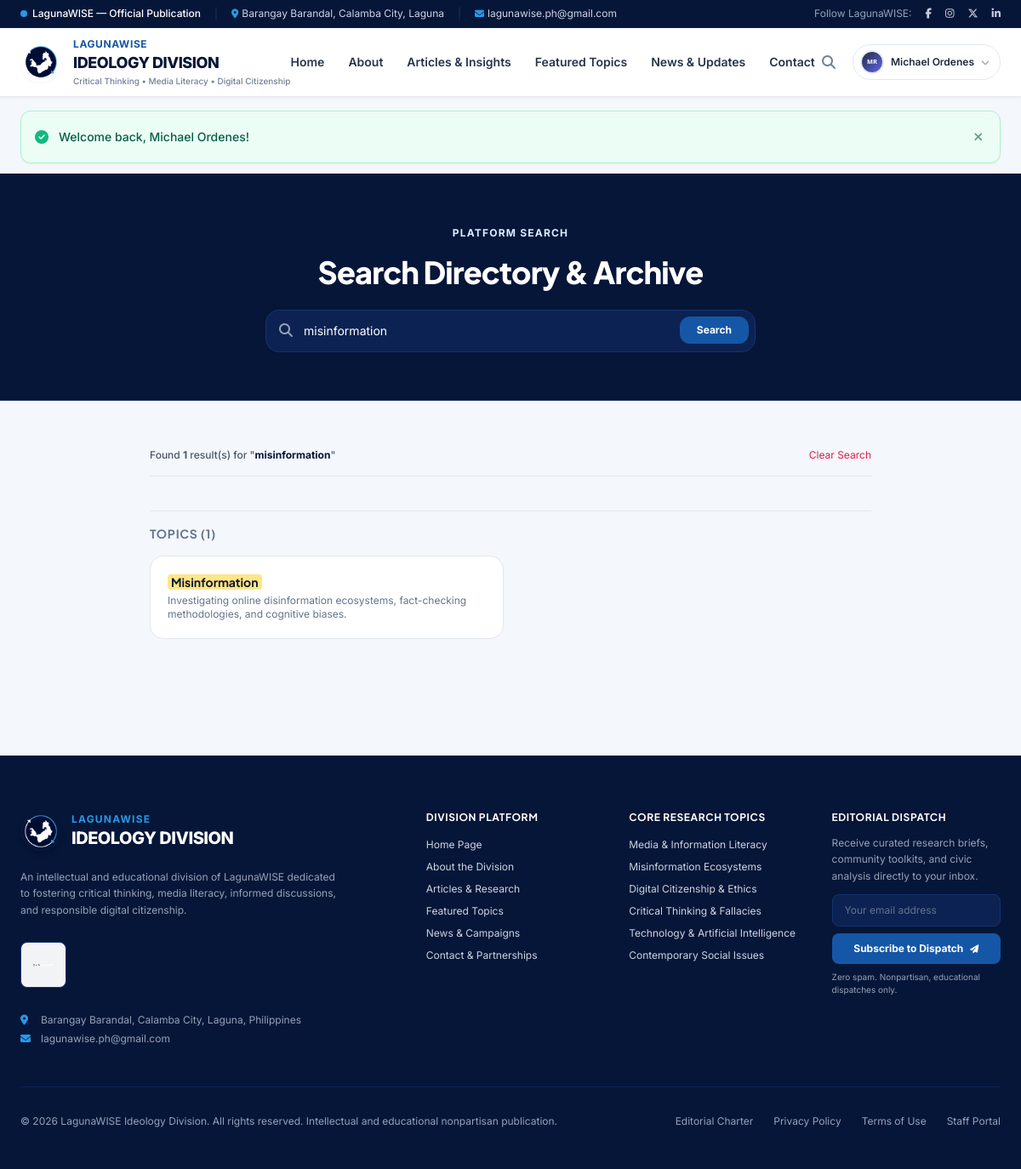
The app's page /pages/search.php?q=misinformation (signed in) with its own data.
### tables this page shows
CREATE TABLE `users` (
    `id` INT UNSIGNED AUTO_INCREMENT PRIMARY KEY,
    `name` VARCHAR(100) NOT NULL,
    `username` VARCHAR(50) NOT NULL UNIQUE,
    `email` VARCHAR(150) NOT NULL UNIQUE,
    `password_hash` VARCHAR(255) NOT NULL,
    `bio` TEXT NULL,
    `avatar` VARCHAR(255) NULL DEFAULT 'assets/images/default-avatar.svg',
    `status` ENUM('active', 'inactive', 'suspended') NOT NULL DEFAULT 'active',
    `must_change_password` TINYINT(1) NOT NULL DEFAULT 0,
    `last_login_at` DATETIME NULL,
    `created_at` TIMESTAMP DEFAULT CURRENT_TIMESTAMP,
    `updated_at` TIMESTAMP DEFAULT CURRENT_TIMESTAMP ON UPDATE CURRENT_TIMESTAMP,
    INDEX `idx_users_email` (`email`),
    INDEX `idx_users_username` (`username`),
    INDEX `idx_users_status` (`status`)
);

CREATE TABLE `categories` (
    `id` INT UNSIGNED AUTO_INCREMENT PRIMARY KEY,
    `name` VARCHAR(100) NOT NULL UNIQUE,
    `slug` VARCHAR(120) NOT NULL UNIQUE,
    `description` TEXT NULL,
    `icon` VARCHAR(50) NULL DEFAULT 'book-open',
    `color_hex` VARCHAR(20) NULL DEFAULT '#1557A6',
    `is_featured` TINYINT(1) NOT NULL DEFAULT 0,
    `display_order` INT NOT NULL DEFAULT 0,
    `created_at` TIMESTAMP DEFAULT CURRENT_TIMESTAMP,
    INDEX `idx_categories_slug` (`slug`)
);

### pages/search.php (the view, shortened to what the rows shown need)
<?php
$query = trim($_GET['q'] ?? '');
$db = Database::getConnection();
$matchedArticles = [];
$matchedTopics = [];
$matchedNews = [];
if (!empty($query)) {
    $term = "%{$query}%";
    $artStmt = $db->prepare("
        SELECT a.*, u.name AS author_name,
               (SELECT c.name FROM categories c JOIN article_categories ac ON c.id = ac.category_id WHERE ac.article_id = a.id LIMIT 1) AS category_name
        FROM articles a
        JOIN users u ON a.author_id = u.id
        WHERE a.status = 'published' AND (a.title LIKE ? OR a.subtitle LIKE ? OR a.excerpt LIKE ? OR a.content LIKE ?)
        ORDER BY a.published_at DESC
        LIMIT 10
    ");
    $artStmt->execute([$term, $term, $term, $term]);
    $matchedArticles = $artStmt->fetchAll();
    $catStmt = $db->prepare("
        SELECT * FROM categories
        WHERE name LIKE ? OR description LIKE ?
        LIMIT 6
    ");
    $catStmt->execute([$term, $term]);
    $matchedTopics = $catStmt->fetchAll();
    $newsStmt = $db->prepare("
        SELECT * FROM announcements
        WHERE is_published = 1 AND (title LIKE ? OR summary LIKE ? OR content LIKE ?)
        LIMIT 6
    ");
    $newsStmt->execute([$term, $term, $term]);
    $matchedNews = $newsStmt->fetchAll();
}
$totalResults = count($matchedArticles) + count($matchedTopics) + count($matchedNews);
function highlight_match(string $text, string $query): string {
    $escaped = e($text);
    return preg_replace('/(' . preg_quote(e($query), '/') . ')/i', '<mark class="bg-amber-200 text-slate-900 rounded px-1">$1</mark>', $escaped);
}
require_once dirname(__DIR__) . '/includes/header.php';
?>
<section class="bg-navy-900 text-white py-14 sm:py-18 border-b border-navy-800 relative overflow-hidden">
    <div class="max-w-4xl mx-auto px-4 sm:px-6 relative z-10 text-center space-y-4">
        <h1 class="text-3xl sm:text-4xl font-extrabold tracking-tight text-white">
            Search Directory &amp; Archive
        </h1>
    </div>
</section>
<section class="py-14 bg-surface">
    <div class="max-w-4xl mx-auto px-4 sm:px-6 space-y-10">
        <?php if (!empty($query)): ?>
            <?php if ($totalResults === 0): ?>
                <div class="bg-white p-12 rounded-3xl border border-slate-200 text-center space-y-4 max-w-md mx-auto">
                    <div class="w-16 h-16 rounded-2xl bg-slate-100 text-slate-400 flex items-center justify-center text-2xl mx-auto">
                        <i class="fa-solid fa-file-circle-question"></i>
                    </div>
                    <h3 class="text-lg font-bold text-navy-900">No Matching Results</h3>
                    <p class="text-xs text-slate-500 leading-relaxed">
                        No articles, topics, or announcements matched "<?= e($query) ?>". Try different terms or browse the article directory.
                    </p>
                    <a href="<?= url('pages/articles.php') ?>" class="inline-block px-5 py-2.5 bg-lwblue text-white rounded-xl text-xs font-bold">Browse All Articles</a>
                </div>
            <?php else: ?>
                <?php if (!empty($matchedTopics)): ?>
                    <div class="space-y-4 pt-4 border-t border-slate-200">
                        <h2 class="text-sm font-bold uppercase tracking-wider text-slate-500">
                            Topics (<?= count($matchedTopics) ?>)
                        </h2>
                        <div class="grid grid-cols-1 sm:grid-cols-2 gap-4">
                            <?php foreach ($matchedTopics as $top): ?>
                                <a href="<?= url('pages/topic.php?slug=' . urlencode($top['slug'])) ?>"
                                   class="bg-white p-5 rounded-2xl border border-slate-200 hover:border-lwblue transition space-y-1">
                                    <h3 class="text-sm font-bold text-navy-900"><?= highlight_match($top['name'], $query) ?></h3>
                                    <p class="text-xs text-slate-500 line-clamp-2"><?= highlight_match($top['description'], $query) ?></p>
                                </a>
                            <?php endforeach; ?>
                        </div>
                    </div>
                <?php endif; ?>
            <?php endif; ?>
        <?php else: ?>
            <div class="bg-white p-8 rounded-3xl border border-slate-200 text-center space-y-3">
                <p class="text-xs text-slate-600">Enter a query above to search articles, research monographs, topics, and division announcements.</p>
            </div>
        <?php endif; ?>
    </div>
</section>
<?php require_once dirname(__DIR__) . '/includes/footer.php'; ?>

### includes/header.php (shortened to what the rows shown need)
<?php
$currentUser = current_user();
?>
<!DOCTYPE html>
<html lang="en" class="scroll-smooth">
<head>
    <link rel="stylesheet" href="https://cdnjs.cloudflare.com/ajax/libs/font-awesome/6.4.2/css/all.min.css" />
    <script src="https://cdn.tailwindcss.com"></script>
</head>
<body class="min-h-screen flex flex-col antialiased selection:bg-lwblue-ice selection:text-navy-900">
    <header class="sticky top-0 z-40 bg-white/95 backdrop-blur-md border-b border-slate-200/80 transition-shadow duration-200 shadow-sm">
        <div class="max-w-7xl mx-auto px-4 sm:px-6">
            <div class="flex justify-between items-center h-20">
                <div class="flex items-center space-x-3">
                    <?php if ($currentUser): ?>
                        <div class="relative" id="userMenuWrapper">
                            <button type="button"
                                    id="userMenuButton"
                                    aria-expanded="false"
                                    aria-haspopup="true"
                                    class="flex items-center gap-2 pl-2 pr-3 py-1.5 rounded-full border border-slate-200 hover:border-slate-300 bg-white transition focus:outline-none focus:ring-2 focus:ring-lwblue">
                                <img src="<?= asset($currentUser['avatar'] ?? 'assets/images/default-avatar.svg') ?>"
                                     alt="<?= e($currentUser['name']) ?>"
                                     class="w-7 h-7 rounded-full object-cover border border-slate-200">
                                <span class="text-xs font-semibold text-slate-800 hidden sm:inline max-w-[120px] truncate">
                                    <?= e($currentUser['name']) ?>
                                </span>
                                <i class="fa-solid fa-chevron-down text-[10px] text-slate-400"></i>
                            </button>
                        </div>
                    <?php endif; ?>
                </div>
            </div>
        </div>
    </header>
    <main class="flex-grow">

### records on screen
users: id+avatar (picture), name "Michael Ordenes"
categories: slug+name "Misinformation Investigating online disinformation ecosystems, fact-checking methodologies, and cognitive biases."

### other values on screen
$msg['message'] "Welcome back, Michael Ordenes!"
$totalResults "1"
$query "misinformation"
count($matchedTopics) "1"
get_setting('contact_email', 'lagunawise.ph@gmail.com') "lagunawise.ph@gmail.com"
